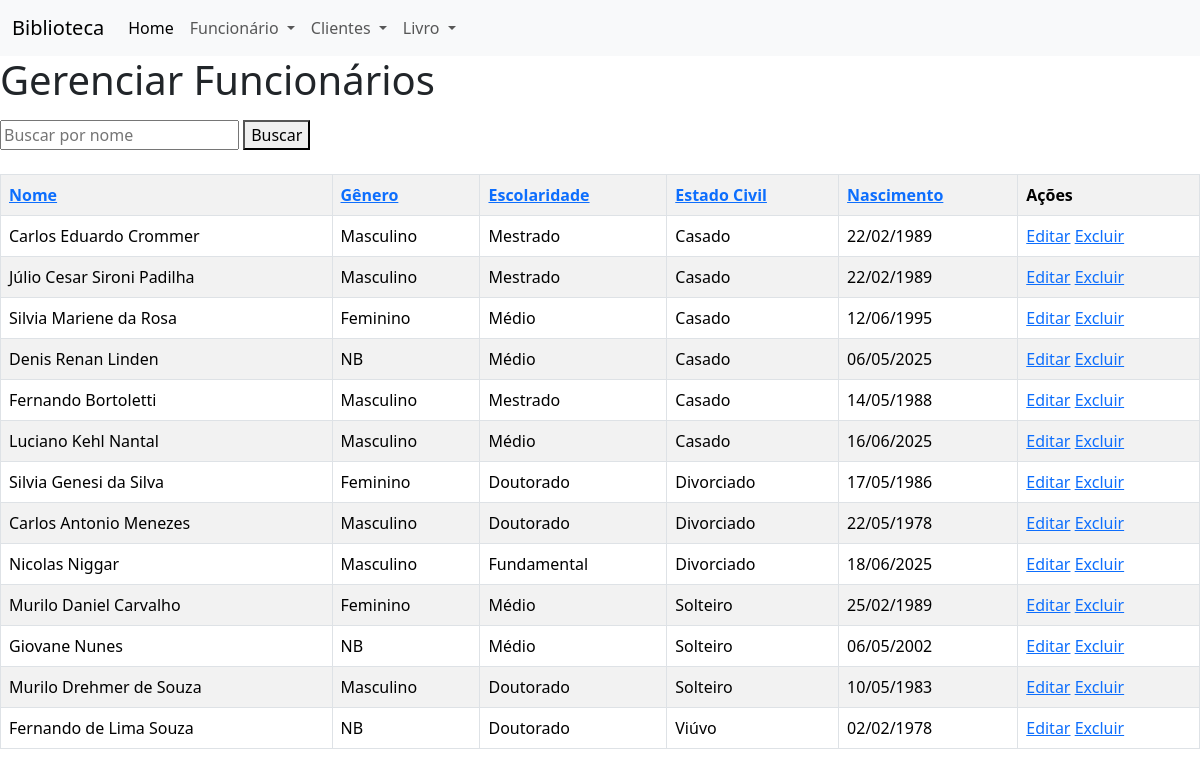
The page /funcionarios/ordenar/estado_civil/?busca= on the database its author committed.
### academico/models.py (models this page shows, shortened)
class Funcionario(models.Model):
    nome = models.CharField(max_length=100)
    data_nascimento = models.DateField()
    cpf = models.CharField(max_length=14, unique=True)
    genero = models.CharField(max_length=3, choices=GENERO_CHOICES_HUMAN)
    estado_civil = models.CharField(
        max_length=30, choices=ESTADO_CIVIL_CHOICES)
    escolaridade = models.CharField(
        max_length=50, choices=ESCOLARIDADE_CHOICES)
    ativo = models.BooleanField(default=True)

### academico/views.py (the view)
# urls.py: path('funcionarios/ordenar/<campo>/', views.ordenar_funcionarios, name='ordenar_funcionarios'),
def ordenar_funcionarios(request, campo):
    campo_ordenacao = ORDENACAO_FUNCIONARIOS_LOOKUP.get(campo)
    busca = request.GET.get('busca', '')
    funcionarios = Funcionario.objects.filter(ativo=True)
    if busca:
        funcionarios = funcionarios.filter(nome__icontains=busca)
    funcionarios = funcionarios.order_by(campo_ordenacao)
    dados = {
        'funcionarios': funcionarios,
        'ativos': True,
        'query': busca,
    }
    return render(request, 'academico/lista_funcionarios.html', dados)

### academico/templates/academico/lista_funcionarios.html (shortened to what this page needs)
{% extends 'academico/base.html' %}
{% block content %}
{% if ativos %}
<h1>Gerenciar Funcionários</h1>
{% else %}
<h1>Gerenciar Funcionários Inativos</h1>
{% endif %}
<p>
<form method="get">
    <input type="text" name="busca" placeholder="Buscar por nome" value="{{ query|default:'' }}">
    <button type="submit">Buscar</button>
</form>
</p>
<table class="table table-bordered table-striped table-hover mt-4">
    <tr>
        {% if ativos %}
        <th><a href="{% url 'ordenar_funcionarios' 'nome' %}?busca={{ query }}">Nome</a></th>
        <th><a href="{% url 'ordenar_funcionarios' 'genero' %}?busca={{ query }}">Gênero</a></th>
        <th><a href="{% url 'ordenar_funcionarios' 'escolaridade' %}?busca={{ query }}">Escolaridade</a></th>
        <th><a href="{% url 'ordenar_funcionarios' 'estado_civil' %}?busca={{ query }}">Estado Civil</a></th>
        <th><a href="{% url 'ordenar_funcionarios' 'data_nascimento' %}?busca={{ query }}">Nascimento</a></th>
        <th>Ações</th>
        {% endif %}
    </tr>
    {% for funcionario in funcionarios %}
    <tr>
        <td>{{ funcionario.nome }}</td>
        <td>{{ funcionario.get_genero_display }}</td>
        <td>{{ funcionario.get_escolaridade_display }}</td>
        <td>{{ funcionario.get_estado_civil_display }}</td>
        <td>{{ funcionario.data_nascimento|date:"d/m/Y" }}</td>
        <td>
            {% if ativos %}
            <a href="{% url 'editar_funcionario' funcionario.id %}">Editar</a>
            <a href="{% url 'excluir_funcionario' funcionario.id %}">Excluir</a>
            {% else %}
            <a href="{% url 'ativar_funcionario' funcionario.id %}">Ativar</a>
            {% endif %}
        </td>
    </tr>
    {% endfor %}
</table>
{% endblock %}

### rows shown on the page
Funcionario: nome "Carlos Eduardo Crommer", genero "Masculino", escolaridade "Mestrado", estado_civil "Casado", data_nascimento "22/02/1989"
Funcionario: nome "Júlio Cesar Sironi Padilha", genero "Masculino", escolaridade "Mestrado", estado_civil "Casado", data_nascimento "22/02/1989"
Funcionario: nome "Silvia Mariene da Rosa", genero "Feminino", escolaridade "Médio", estado_civil "Casado", data_nascimento "12/06/1995"
Funcionario: nome "Denis Renan Linden", genero "NB", escolaridade "Médio", estado_civil "Casado", data_nascimento "06/05/2025"
Funcionario: nome "Fernando Bortoletti", genero "Masculino", escolaridade "Mestrado", estado_civil "Casado", data_nascimento "14/05/1988"
Funcionario: nome "Luciano Kehl Nantal", genero "Masculino", escolaridade "Médio", estado_civil "Casado", data_nascimento "16/06/2025"
Funcionario: nome "Silvia Genesi da Silva", genero "Feminino", escolaridade "Doutorado", estado_civil "Divorciado", data_nascimento "17/05/1986"
Funcionario: nome "Carlos Antonio Menezes", genero "Masculino", escolaridade "Doutorado", estado_civil "Divorciado", data_nascimento "22/05/1978"
Funcionario: nome "Nicolas Niggar", genero "Masculino", escolaridade "Fundamental", estado_civil "Divorciado", data_nascimento "18/06/2025"
Funcionario: nome "Murilo Daniel Carvalho", genero "Feminino", escolaridade "Médio", estado_civil "Solteiro", data_nascimento "25/02/1989"
Funcionario: nome "Giovane Nunes", genero "NB", escolaridade "Médio", estado_civil "Solteiro", data_nascimento "06/05/2002"
Funcionario: nome "Murilo Drehmer de Souza", genero "Masculino", escolaridade "Doutorado", estado_civil "Solteiro", data_nascimento "10/05/1983"
Funcionario: nome "Fernando de Lima Souza", genero "NB", escolaridade "Doutorado", estado_civil "Viúvo", data_nascimento "02/02/1978"
